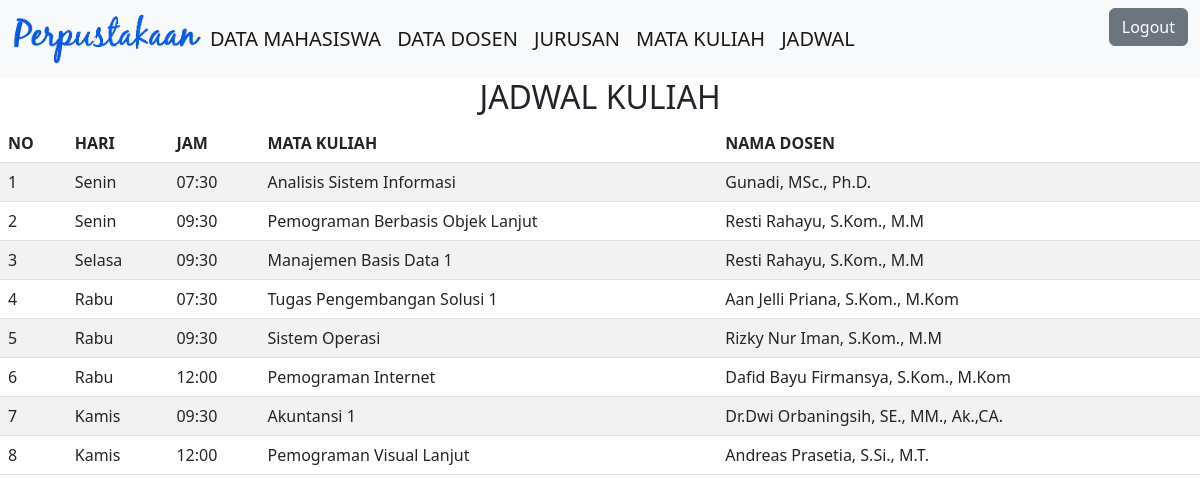
Screenshot of /perpusuniga/petugas/jadwalkuliah.php with the database file from the repository.
### tables this page shows
CREATE TABLE `jadwalkuliah` (
  `id_jadwal` int(20) NOT NULL,
  `hari` varchar(50) NOT NULL,
  `jam` varchar(50) NOT NULL,
  `id_matkul` int(20) NOT NULL,
  `id_dosen` int(20) NOT NULL
);

CREATE TABLE `matakuliah` (
  `id_matkul` int(20) NOT NULL,
  `nama_matkul` varchar(50) NOT NULL
);

CREATE TABLE `dosen` (
  `id_dosen` int(20) NOT NULL,
  `nama_dosen` varchar(100) NOT NULL,
  `alamat` varchar(50) NOT NULL,
  `telepon` varchar(15) NOT NULL
);

### perpusuniga/petugas/jadwalkuliah.php (the view)
<?php
include "navbar.php";
include "css.php";
?>
<!DOCTYPE html>
<html>
<head>
</head>
<body>
	<table class="table table-hover table-striped">
		<thead>
			<tr>
				<th>NO</th>
				<th>HARI</th>
				<th>JAM</th>
				<th>MATA KULIAH</th>
				<th>NAMA DOSEN</th>
			</tr>
		</thead>
		<tbody>
			<h2><center>JADWAL KULIAH</center></h2>
			<?php
			include "koneksi.php";
			$qry_jadwalkuliah=mysqli_query($koneksi, "select * from jadwalkuliah join matakuliah on matakuliah.id_matkul=jadwalkuliah.id_matkul join dosen on dosen.id_dosen=jadwalkuliah.id_dosen");
			$no=0;
			while ($data_jadwalkuliah=mysqli_fetch_array($qry_jadwalkuliah)) {
			$no++;?>
			<tr>
				<td><?=$no?></td>
				<td><?=$data_jadwalkuliah['hari']?></td>
				<td><?=$data_jadwalkuliah['jam']?></td>
				<td><?=$data_jadwalkuliah['nama_matkul']?></td>
				<td><?=$data_jadwalkuliah['nama_dosen']?></td>
			</tr>
			<?php
			}
			?>
		</tbody>
	</table>
</body>
</html>

### rows the page displays
jadwalkuliah: hari "Senin", jam "07:30", id_matkul.nama_matkul "Analisis Sistem Informasi", id_dosen.nama_dosen "Gunadi, MSc., Ph.D."
jadwalkuliah: hari "Senin", jam "09:30", id_matkul.nama_matkul "Pemograman Berbasis Objek Lanjut", id_dosen.nama_dosen "Resti Rahayu, S.Kom., M.M"
jadwalkuliah: hari "Selasa", jam "09:30", id_matkul.nama_matkul "Manajemen Basis Data 1", id_dosen.nama_dosen "Resti Rahayu, S.Kom., M.M"
jadwalkuliah: hari "Rabu", jam "07:30", id_matkul.nama_matkul "Tugas Pengembangan Solusi 1", id_dosen.nama_dosen "Aan Jelli Priana, S.Kom., M.Kom"
jadwalkuliah: hari "Rabu", jam "09:30", id_matkul.nama_matkul "Sistem Operasi", id_dosen.nama_dosen "Rizky Nur Iman, S.Kom., M.M"
jadwalkuliah: hari "Rabu", jam "12:00", id_matkul.nama_matkul "Pemograman Internet", id_dosen.nama_dosen "Dafid Bayu Firmansya, S.Kom., M.Kom"
jadwalkuliah: hari "Kamis", jam "09:30", id_matkul.nama_matkul "Akuntansi 1", id_dosen.nama_dosen "Dr.Dwi Orbaningsih, SE., MM., Ak.,CA."
jadwalkuliah: hari "Kamis", jam "12:00", id_matkul.nama_matkul "Pemograman Visual Lanjut", id_dosen.nama_dosen "Andreas Prasetia, S.Si., M.T."
